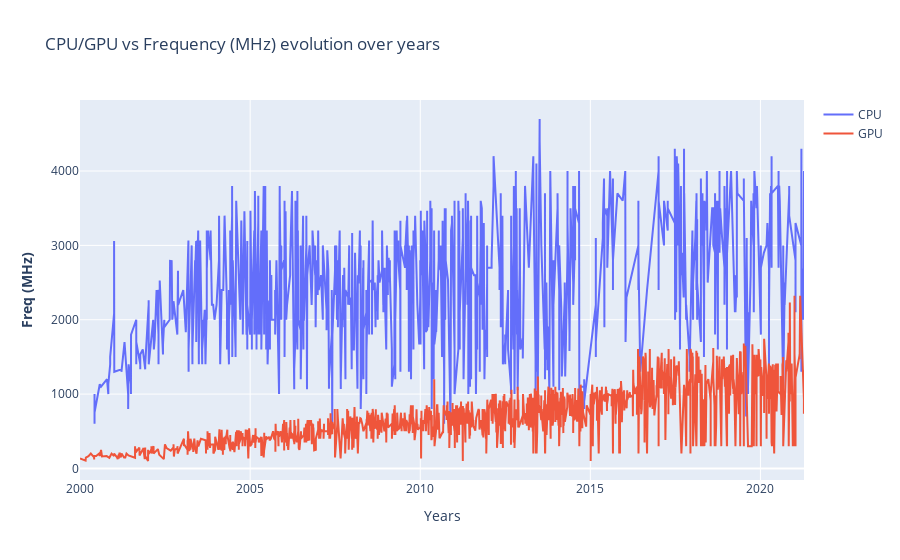

The code cell stored with this chart in its notebook:
### Markdown cell above
### Análise - Frequency

### Code cell
fig = make_subplots()

# Add traces
fig.add_trace(
    go.Scatter(x= df_cpu.index, y=df_cpu["Freq (MHz)"] ,name= "CPU")
)

fig.add_trace(
    go.Scatter(x= df_gpu.index,y= df_gpu["Freq (MHz)"], name= "GPU")
)

# Add figure title
fig.update_layout(
    title_text="CPU/GPU vs Frequency (MHz) evolution over years"
)

# Set x-axis title
fig.update_xaxes(title_text="Years")

# Set y-axes titles
fig.update_yaxes(title_text="<b>Freq (MHz)</b>", secondary_y=False)

fig.show()

### Figure 1 — Plotly figure (JSON) as saved in the notebook; plotly's stock layout.template omitted (floating-point values rounded to 4 significant figures; data arrays with more than 128 entries replaced by an {"elided": "..."} marker saying what was removed)
{"data": [{"name": "CPU", "type": "scatter", "x": {"elided": "2140 str values"}, "y": {"elided": "2140 int values"}}, {"name": "GPU", "type": "scatter", "x": {"elided": "2606 str values"}, "y": {"elided": "2606 int values"}}], "layout": {"title": {"text": "CPU/GPU vs Frequency (MHz) evolution over years"}, "xaxis": {"anchor": "y", "domain": [0, 1], "title": {"text": "Years"}}, "yaxis": {"anchor": "x", "domain": [0, 1], "title": {"text": "<b>Freq (MHz)</b>"}}}}
